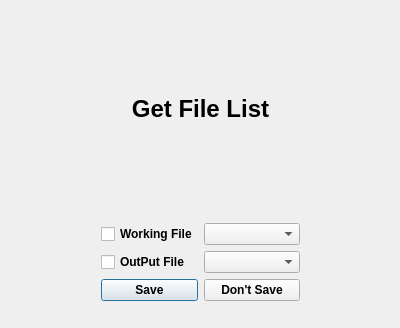
<?xml version="1.0" encoding="UTF-8"?>
<ui version="4.0">
 <class>Dialog</class>
 <widget class="QDialog" name="Dialog">
  <property name="geometry">
   <rect>
    <x>0</x>
    <y>0</y>
    <width>400</width>
    <height>328</height>
   </rect>
  </property>
  <property name="windowTitle">
   <string>Dialog</string>
  </property>
  <widget class="QWidget" name="gridLayoutWidget">
   <property name="geometry">
    <rect>
     <x>0</x>
     <y>0</y>
     <width>401</width>
     <height>301</height>
    </rect>
   </property>
   <layout class="QGridLayout" name="gridLayout">
    <item row="2" column="1">
     <widget class="QCheckBox" name="checkBox_2">
      <property name="sizePolicy">
       <sizepolicy hsizetype="Minimum" vsizetype="Fixed">
        <horstretch>0</horstretch>
        <verstretch>0</verstretch>
       </sizepolicy>
      </property>
      <property name="font">
       <font>
        <weight>75</weight>
        <bold>true</bold>
       </font>
      </property>
      <property name="text">
       <string>Working File</string>
      </property>
     </widget>
    </item>
    <item row="11" column="1">
     <widget class="QPushButton" name="pushButton">
      <property name="font">
       <font>
        <weight>75</weight>
        <bold>true</bold>
       </font>
      </property>
      <property name="text">
       <string>Save</string>
      </property>
     </widget>
    </item>
    <item row="11" column="2">
     <widget class="QPushButton" name="pushButton_2">
      <property name="font">
       <font>
        <weight>75</weight>
        <bold>true</bold>
       </font>
      </property>
      <property name="text">
       <string>Don't Save</string>
      </property>
     </widget>
    </item>
    <item row="4" column="1">
     <widget class="QCheckBox" name="checkBox_3">
      <property name="font">
       <font>
        <weight>75</weight>
        <bold>true</bold>
       </font>
      </property>
      <property name="text">
       <string>OutPut File</string>
      </property>
     </widget>
    </item>
    <item row="1" column="0" colspan="4">
     <widget class="QLabel" name="List">
      <property name="font">
       <font>
        <pointsize>18</pointsize>
        <weight>75</weight>
        <bold>true</bold>
       </font>
      </property>
      <property name="text">
       <string>Get File List</string>
      </property>
      <property name="alignment">
       <set>Qt::AlignCenter</set>
      </property>
     </widget>
    </item>
    <item row="2" column="2">
     <widget class="QComboBox" name="File_ListBox">
      <property name="sizePolicy">
       <sizepolicy hsizetype="Preferred" vsizetype="Fixed">
        <horstretch>0</horstretch>
        <verstretch>0</verstretch>
       </sizepolicy>
      </property>
     </widget>
    </item>
    <item row="4" column="2">
     <widget class="QComboBox" name="File_ListBox_2"/>
    </item>
   </layout>
  </widget>
 </widget>
 <resources/>
 <connections/>
</ui>
